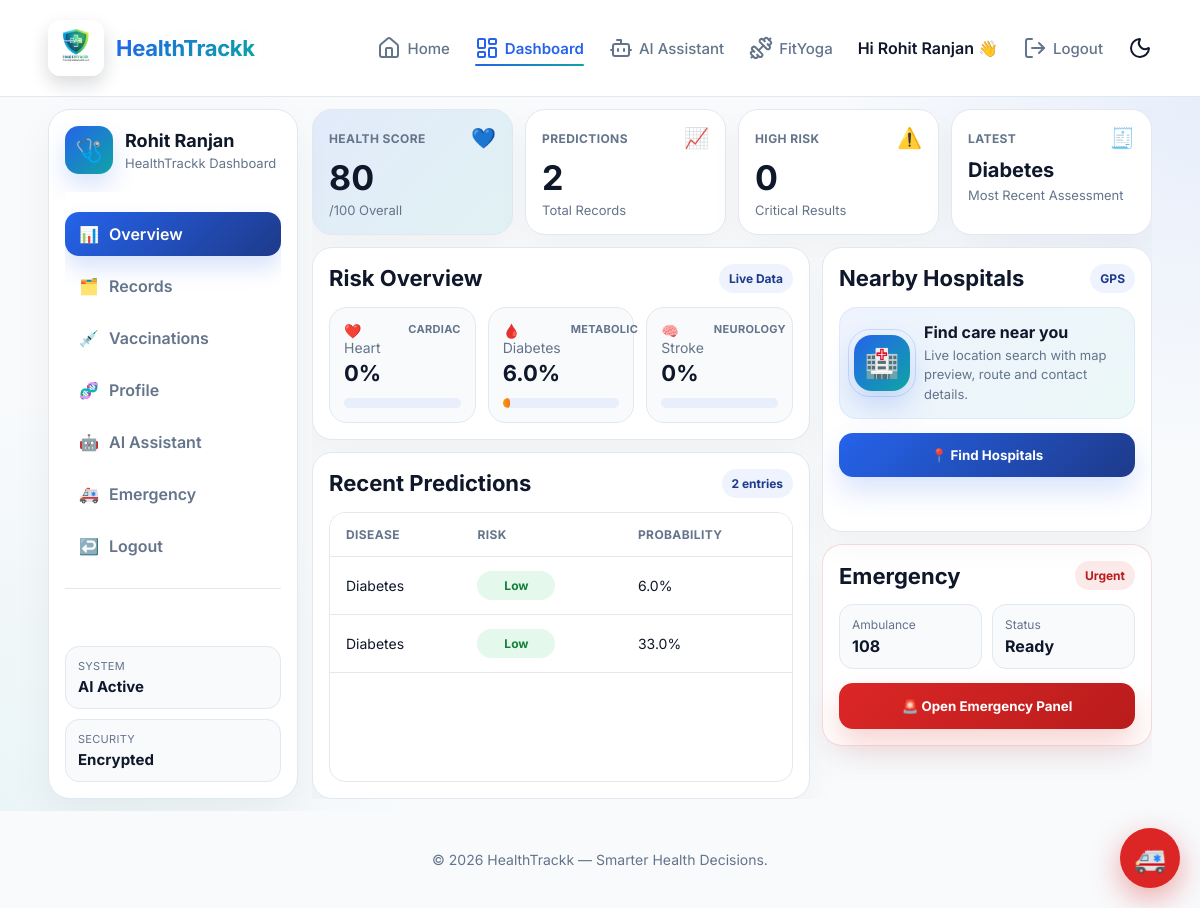
The app's page /dashboard (signed in) with its own data.
### tables this page shows
CREATE TABLE users (
    user_id INTEGER PRIMARY KEY AUTOINCREMENT,
    name TEXT NOT NULL,
    email TEXT UNIQUE NOT NULL,
    password TEXT NOT NULL,
    age INTEGER,
    gender TEXT,
    height REAL,
    weight REAL,
    created_at DATETIME DEFAULT CURRENT_TIMESTAMP
, is_verified INTEGER DEFAULT 0);

CREATE TABLE predictions (
    prediction_id INTEGER PRIMARY KEY AUTOINCREMENT,
    user_id INTEGER,
    disease_name TEXT,
    probability REAL,
    risk_level TEXT,
    prediction_date DATETIME DEFAULT CURRENT_TIMESTAMP,
    FOREIGN KEY (user_id) REFERENCES users(user_id)
);

### app.py (the view, shortened to what this page needs)
@app.route("/dashboard", methods=["GET", "POST"])
@login_required
def dashboard():
    tab = request.args.get("tab", "overview")
    user_id = session["user_id"]
    dashboard_data = fetch_dashboard_context(user_id)
    return render_template(
        "dashboard.html",
        active_tab=tab,
        **dashboard_data,
    )

### templates/dashboard.html (shortened to what this page needs)
{% extends "base.html" %}
{% block content %}
{% set total_predictions = predictions|length %}
{% set high_risk_count = predictions|selectattr("2", "equalto", "High")|list|length %}
{% set last_prediction = predictions[0][0] if predictions else "No Data" %}
<section class="dashboard-page">
    <div class="container dashboard-layout">
        <aside class="dashboard-sidebar">
            <div class="sidebar-card">
                <div class="sidebar-user">
                    <div class="sidebar-avatar">🩺</div>
                    <div>
                        <h3>{{ session["user_name"] }}</h3>
                        <p>HealthTrackk Dashboard</p>
                    </div>
                </div>
                <nav class="sidebar-nav">
                    <a href="/dashboard?tab=overview" class="tab-link {% if active_tab == 'overview' %}active-tab{% endif %}">
                        <span class="nav-icon">📊</span>
                        <span>Overview</span>
                    </a>
                    <a href="/dashboard?tab=records" class="tab-link {% if active_tab == 'records' %}active-tab{% endif %}">
                        <span class="nav-icon">🗂️</span>
                        <span>Records</span>
                    </a>
                    <a href="/dashboard?tab=vaccinations" class="tab-link {% if active_tab == 'vaccinations' %}active-tab{% endif %}">
                        <span class="nav-icon">💉</span>
                        <span>Vaccinations</span>
                    </a>
                    <a href="/dashboard?tab=profile" class="tab-link {% if active_tab == 'profile' %}active-tab{% endif %}">
                        <span class="nav-icon">🧬</span>
                        <span>Profile</span>
                    </a>
                    <a href="/dashboard?tab=assistant" class="tab-link {% if active_tab == 'assistant' %}active-tab{% endif %}">
                        <span class="nav-icon">🤖</span>
                        <span>AI Assistant</span>
                    </a>
                    <a href="/dashboard?tab=emergency" class="tab-link {% if active_tab == 'emergency' %}active-tab{% endif %}">
                        <span class="nav-icon">🚑</span>
                        <span>Emergency</span>
                    </a>
                    <a href="/logout" class="logout-link">
                        <span class="nav-icon">↩️</span>
                        <span>Logout</span>
                    </a>
                </nav>
                <div class="sidebar-bottom">
                    <div class="sidebar-mini">
                        <span class="mini-label">System</span>
                        <strong>AI Active</strong>
                    </div>
                    <div class="sidebar-mini">
                        <span class="mini-label">Security</span>
                        <strong>Encrypted</strong>
                    </div>
                </div>
            </div>
        </aside>
        <main class="dashboard-main">
            {% if active_tab == "overview" %}
            <div class="kpi-grid">
                <div class="kpi-card kpi-primary">
                    <div class="kpi-top">
                        <span class="kpi-label">Health Score</span>
                        <span class="kpi-icon">💙</span>
                    </div>
                    <h2>{{ health_score }}</h2>
                    <p>/100 Overall</p>
                </div>
                <div class="kpi-card">
                    <div class="kpi-top">
                        <span class="kpi-label">Predictions</span>
                        <span class="kpi-icon">📈</span>
                    </div>
                    <h2>{{ total_predictions }}</h2>
                    <p>Total Records</p>
                </div>
                <div class="kpi-card">
                    <div class="kpi-top">
                        <span class="kpi-label">High Risk</span>
                        <span class="kpi-icon">⚠️</span>
                    </div>
                    <h2>{{ high_risk_count }}</h2>
                    <p>Critical Results</p>
                </div>
                <div class="kpi-card">
                    <div class="kpi-top">
                        <span class="kpi-label">Latest</span>
                        <span class="kpi-icon">🧾</span>
                    </div>
                    <h2 class="small-kpi">{{ last_prediction }}</h2>
                    <p>Most Recent Assessment</p>
                </div>
            </div>
            <div class="overview-grid">
                <div class="left-panel">
                    <div class="panel-card">
                        <div class="panel-head">
                            <h3>Risk Overview</h3>
                            <span class="panel-badge">Live Data</span>
                        </div>
                        <div class="risk-grid">
                            {% set heart_pred = predictions|selectattr("0", "equalto", "Heart Disease")|list %}
                            {% set diabetes_pred = predictions|selectattr("0", "equalto", "Diabetes")|list %}
                            {% set stroke_pred = predictions|selectattr("0", "equalto", "Stroke")|list %}
                            {% set heart_prob = ((heart_pred[0][1] * 100) | round(1)) if heart_pred else 0 %}
                            {% set diabetes_prob = ((diabetes_pred[0][1] * 100) | round(1)) if diabetes_pred else 0 %}
                            {% set stroke_prob = ((stroke_pred[0][1] * 100) | round(1)) if stroke_pred else 0 %}
                            <div class="risk-card">
                                <div class="risk-row">
                                    <div>
                                        <span class="risk-name">❤️ Heart</span>
                                        <strong>{{ heart_prob }}%</strong>
                                    </div>
                                    <span class="risk-tag">Cardiac</span>
                                </div>
                                <div class="risk-bar"><div class="risk-fill heart" style="width: {{ heart_prob }}%;"></div></div>
                            </div>
                            <div class="risk-card">
                                <div class="risk-row">
                                    <div>
                                        <span class="risk-name">🩸 Diabetes</span>
                                        <strong>{{ diabetes_prob }}%</strong>
                                    </div>
                                    <span class="risk-tag">Metabolic</span>
                                </div>
                                <div class="risk-bar"><div class="risk-fill diabetes" style="width: {{ diabetes_prob }}%;"></div></div>
                            </div>
                            <div class="risk-card">
                                <div class="risk-row">
                                    <div>
                                        <span class="risk-name">🧠 Stroke</span>
                                        <strong>{{ stroke_prob }}%</strong>
                                    </div>
                                    <span class="risk-tag">Neurology</span>
                                </div>
                                <div class="risk-bar"><div class="risk-fill stroke" style="width: {{ stroke_prob }}%;"></div></div>
                            </div>
                        </div>
                    </div>
                    <div class="panel-card table-panel">
                        <div class="panel-head">
                            <h3>Recent Predictions</h3>
                            <span class="panel-badge">{{ total_predictions }} entries</span>
                        </div>
                        <div class="table-wrap">
                            <table class="prediction-table">
                                <thead>
                                    <tr>
                                        <th>Disease</th>
                                        <th>Risk</th>
                                        <th>Probability</th>
                                    </tr>
                                </thead>
                                <tbody>
                                    {% if predictions %}
                                        {% for p in predictions %}
                                        <tr>
                                            <td>{{ p[0] }}</td>
                                            <td>
                                                <span class="risk-pill
                                                    {% if p[2] == 'High' %}pill-high
                                                    {% elif p[2] == 'Moderate' %}pill-moderate
                                                    {% else %}pill-low
                                                    {% endif %}">
                                                    {{ p[2] }}
                                                </span>
                                            </td>
                                            <td>{{ (p[1] * 100) | round(1) }}%</td>
                                        </tr>
                                        {% endfor %}
                                    {% else %}
                                        <tr>
                                            <td colspan="3" class="empty-cell">No predictions yet</td>
                                        </tr>
                                    {% endif %}
                                </tbody>
                            </table>
                        </div>
                    </div>
                </div>
                <div class="right-panel">
                    <div class="panel-card compact-card hospital-panel-card">
                        <div class="panel-head">
                            <h3>Nearby Hospitals</h3>
                            <span class="panel-badge">GPS</span>
                        </div>
                        <div class="hospital-hero">
                            <div class="hospital-hero-icon-wrap">
                                <div class="hospital-hero-icon">🏥</div>
                                <div class="hospital-hero-pulse"></div>
                            </div>
                            <div class="hospital-hero-copy">
                                <strong>Find care near you</strong>
                                <p>Live location search with map preview, route and contact details.</p>
                            </div>
                        </div>
                        <button class="primary-btn" onclick="getLocation()">📍 Find Hospitals</button>
                        <p id="location-status" class="status-text"></p>
                    </div>
                    <div class="panel-card compact-card emergency-card">
                        <div class="panel-head">
                            <h3>Emergency</h3>
                            <span class="panel-badge danger-badge">Urgent</span>
                        </div>
                        <div class="emergency-stats">
                            <div class="emergency-mini">
                                <span>Ambulance</span>
                                <strong>108</strong>
                            </div>
                            <div class="emergency-mini">
                                <span>Status</span>
                                <strong>Ready</strong>
                            </div>
                        </div>
                        <button class="panic-btn" onclick="openEmergencyModal()">🚨 Open Emergency Panel</button>
                    </div>
                </div>
            </div>
            {% endif %}
        </main>
    </div>
</section>
{% endblock %}

### templates/base.html (shortened to what this page needs)
<!DOCTYPE html>
<html lang="en">
<head>
</head>
<body>
<nav>
    <div class="container nav-inner">
        <a href="/" class="logo">
            <img src="{{ url_for('static', filename='healthtrackk-logo.png') }}" alt="HealthTrackk logo">
            <span>HealthTrackk</span>
        </a>
        <div class="nav-links">
            <a href="/" class="{% if request.path == '/' %}active{% endif %}">
                <i data-lucide="home"></i>
                <span>{{ _("Home") }}</span>
            </a>
            <a href="/dashboard" class="{% if request.path == '/dashboard' %}active{% endif %}">
                <i data-lucide="layout-dashboard"></i>
                <span>{{ _("Dashboard") }}</span>
            </a>
            <a href="/chatbot" class="{% if request.path == '/chatbot' %}active{% endif %}">
                <i data-lucide="bot"></i>
                <span>{{ _("AI Assistant") }}</span>
            </a>
            <a href="/fityoga" class="{% if request.path == '/fityoga' %}active{% endif %}">
                <i data-lucide="dumbbell"></i>
                <span>FitYoga</span>
            </a>
            {% if "user_id" in session %}
                <span style="font-weight:600;">
                    Hi {{ session["user_name"] }} 👋
                </span>
                <a href="/logout">
                    <i data-lucide="log-out"></i>
                    <span>{{ _("Logout") }}</span>
                </a>
            {% endif %}
            <button id="themeToggle" class="theme-btn">
                <i id="themeIcon" data-lucide="moon"></i>
            </button>
        </div>
    </div>
</nav>
{% block content %}{% endblock %}
<footer>
    {{ _("© 2026 HealthTrackk — Smarter Health Decisions.") }}
</footer>
<button class="floating-emergency" onclick="openEmergencyModal()">
    🚑
</button>
</body>
</html>

### records on screen
users: user_name "Rohit Ranjan"
predictions: disease_name "Diabetes", risk_level "Low", (p[1]*100)|round(1) "6.0"
predictions: disease_name "Diabetes", risk_level "Low", (p[1]*100)|round(1) "33.0"

### other values on screen
{{ health_score }} "80"
{{ total_predictions }} "2"
{{ high_risk_count }} "0"
{{ heart_prob }} "0"
{{ diabetes_prob }} "6.0"
{{ stroke_prob }} "0"
